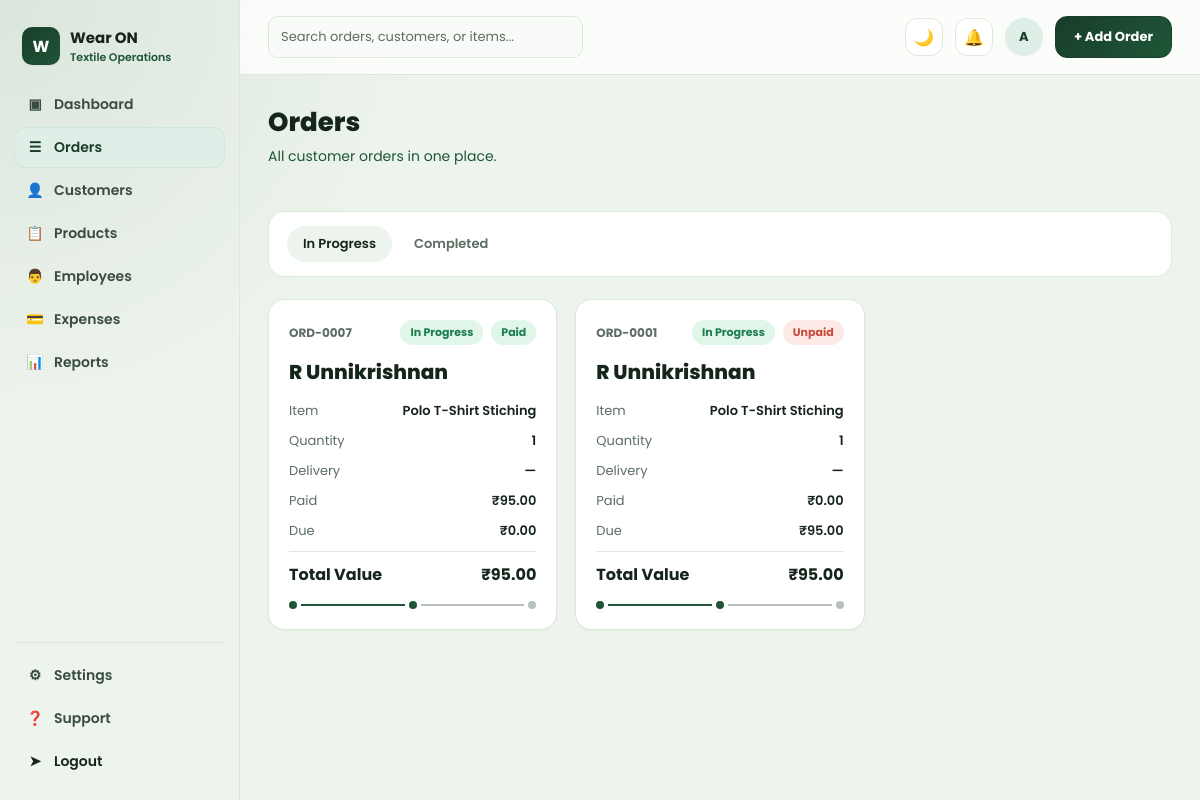
Screenshot of /orders/ (signed in) with the database file from the repository.
### orders/models.py (models this page shows, shortened)
class Order(models.Model):
    STATUS_PENDING = "pending"
    STATUS_IN_PROGRESS = "in_progress"
    STATUS_FINISHED = "finished"
    STATUS_CANCELLED = "cancelled"
    STATUS_CHOICES = [
        (STATUS_PENDING, "Pending"),
        (STATUS_IN_PROGRESS, "In Progress"),
        (STATUS_FINISHED, "Finished"),
        (STATUS_CANCELLED, "Cancelled"),
    ]
    PRIORITY_LOW = "low"
    PRIORITY_MEDIUM = "medium"
    PRIORITY_HIGH = "high"
    PRIORITY_CHOICES = [
        (PRIORITY_LOW, "Low"),
        (PRIORITY_MEDIUM, "Medium"),
        (PRIORITY_HIGH, "High"),
    ]
    PAYMENT_METHOD_BANK = "bank_transfer"
    PAYMENT_METHOD_CHECK = "check"
    PAYMENT_METHOD_CARD = "card"
    PAYMENT_METHOD_ONLINE = "online_payment"
    PAYMENT_METHOD_OTHER = "other"
    PAYMENT_METHOD_CHOICES = [
        ("", "Select payment method"),
        (PAYMENT_METHOD_BANK, "Bank Transfer"),
        (PAYMENT_METHOD_CHECK, "Check"),
        (PAYMENT_METHOD_CARD, "Card"),
        (PAYMENT_METHOD_ONLINE, "Online Payment"),
        (PAYMENT_METHOD_OTHER, "Other"),
    ]
    order_number = models.CharField(max_length=20, unique=True, editable=False)
    customer = models.ForeignKey(Customer, on_delete=models.CASCADE, related_name="orders")
    status = models.CharField(max_length=20, choices=STATUS_CHOICES, default=STATUS_IN_PROGRESS)
    is_paid = models.BooleanField(default=False)
    order_date = models.DateField(default=timezone.localdate)
    expected_delivery_date = models.DateField(null=True, blank=True)
    reference_number = models.CharField("Reference / PO Number", max_length=50, blank=True)
    shipping_address = models.TextField(blank=True, help_text="Leave blank to use customer address")
    assigned_tailor = models.CharField(max_length=100, blank=True)
    priority = models.CharField(max_length=10, choices=PRIORITY_CHOICES, default=PRIORITY_MEDIUM)
    discount_percent = models.DecimalField(max_digits=5, decimal_places=2, default=0)
    amount_paid = models.DecimalField(max_digits=10, decimal_places=2, default=Decimal("0.00"))
    payment_method = models.CharField(
        max_length=30,
        choices=PAYMENT_METHOD_CHOICES,
        blank=True,
        default="",
    )
    payment_method_details = models.CharField(max_length=255, blank=True)
    customer_notes = models.TextField(blank=True)
    created_at = models.DateTimeField(auto_now_add=True)
    updated_at = models.DateTimeField(auto_now=True)
    class Meta:
        ordering = ["-created_at"]
    @property
    def subtotal(self):
        total = sum((item.subtotal for item in self.items.all()), Decimal("0"))
        return total.quantize(Decimal("0.01"))
    @property
    def discount_amount(self):
        return (self.subtotal * self.discount_percent / Decimal("100")).quantize(Decimal("0.01"))
    @property
    def grand_total(self):
        return self.subtotal - self.discount_amount
    @property
    def amount_due(self):
        due = self.grand_total - self.amount_paid
        if due <= Decimal("0"):
            return Decimal("0.00")
        return due.quantize(Decimal("0.01"))
    @property
    def payment_status_label(self):
        if self.amount_paid >= self.grand_total and self.grand_total > Decimal("0"):
            return "Paid"
        if self.amount_paid > Decimal("0"):
            return "Partial"
        return "Unpaid"

class OrderItem(models.Model):
    order = models.ForeignKey(Order, on_delete=models.CASCADE, related_name="items")
    fabric = models.ForeignKey(
        Fabric, on_delete=models.SET_NULL, related_name="order_items", null=True, blank=True
    )
    item_name = models.CharField(max_length=150)
    description = models.CharField(max_length=255, blank=True)
    quantity = models.DecimalField(max_digits=10, decimal_places=2, default=1)
    unit_price = models.DecimalField("Rate", max_digits=10, decimal_places=2, default=0)
    @property
    def subtotal(self):
        return self.quantity * self.unit_price

class Customer(models.Model):
    name = models.CharField(max_length=150)
    company_name = models.CharField(max_length=150, blank=True)
    email = models.EmailField(blank=True)
    phone = models.CharField(max_length=20, blank=True)
    address = models.TextField(blank=True)
    created_at = models.DateTimeField(auto_now_add=True)
    class Meta:
        ordering = ["name"]

### orders/views.py (the view)
# urls.py: path("orders/", views.order_list, name="order-list"),
@login_required
def order_list(request):
    orders = Order.objects.select_related("customer").prefetch_related("items")
    status = request.GET.get("status", Order.STATUS_IN_PROGRESS)
    context = {
        "orders": _filter_by_status(orders, status),
        "active_status": status,
        "status_tabs": ORDER_STATUS_TABS,
    }
    return render(request, "orders/order_list.html", context)

### orders/views.py (called while the page is built)
def _filter_by_status(queryset, status):
    if status not in {Order.STATUS_IN_PROGRESS, Order.STATUS_FINISHED}:
        status = Order.STATUS_IN_PROGRESS
    if status == Order.STATUS_IN_PROGRESS:
        return queryset.filter(status__in=[Order.STATUS_IN_PROGRESS, Order.STATUS_PENDING])
    return queryset.filter(status=status)

### orders/templates/orders/order_list.html (shortened to what this page needs)
{% extends "base.html" %}
{% block content %}
<div class="page-head-row">
  <div>
    <h1 class="page-title">Orders</h1>
    <p class="page-sub">All customer orders in one place.</p>
  </div>
</div>
<div class="filter-bar">
  <div class="tabs">
    {% for code, label in status_tabs %}
      <a class="tab {% if active_status == code %}active{% endif %}" href="?status={{ code }}">{{ label }}</a>
    {% endfor %}
  </div>
</div>
<div class="order-grid">
  {% for order in orders %}
    {% include "orders/_order_card.html" %}
  {% empty %}
    <div class="empty-state">No orders match this filter.</div>
  {% endfor %}
</div>
{% endblock %}

### templates/base.html (shortened to what this page needs)
{% load static %}<!DOCTYPE html>
<html lang="en">
<head>
  <link rel="stylesheet" href="{% static 'css/style.css' %}">
</head>
<body>
  <div class="app">
    <aside class="sidebar">
      <div class="brand">
        <div class="brand-mark">W</div>
        <div>
          <div class="brand-name">Wear ON</div>
          <div class="brand-sub">Textile Operations</div>
        </div>
      </div>
      <ul class="nav">
        <li><a href="{% url 'dashboard' %}" class="{% if request.resolver_match.url_name == 'dashboard' %}active{% endif %}"><span class="icon">&#9635;</span> Dashboard</a></li>
        <li><a href="{% url 'order-list' %}" class="{% if request.resolver_match.url_name in 'order-list,order-detail,order-create,order-edit' %}active{% endif %}"><span class="icon">&#9776;</span> Orders</a></li>
        <li><a href="{% url 'customer-list' %}" class="{% if request.resolver_match.url_name in 'customer-list,customer-detail' %}active{% endif %}"><span class="icon">&#128100;</span> Customers</a></li>
        <li><a href="{% url 'product-list' %}" class="{% if request.resolver_match.url_name == 'product-list' %}active{% endif %}"><span class="icon">&#128203;</span> Products</a></li>
        <li><a href="{% url 'employee-list' %}" class=""><span class="icon">&#128104;</span> Employees</a></li>
        <li><a href="{% url 'expense-list' %}" class="{% if request.resolver_match.url_name in 'expense-list,order-expenses' %}active{% endif %}"><span class="icon">&#128179;</span> Expenses</a></li>
        <li><a href="{% url 'reports' %}" class="{% if request.resolver_match.url_name == 'reports' %}active{% endif %}"><span class="icon">&#128202;</span> Reports</a></li>
      </ul>
      <div class="sidebar-footer">
        <ul class="nav">
          <li><a href="{% url 'settings' %}"><span class="icon">&#9881;</span> Settings</a></li>
          <li><a href="{% url 'support' %}"><span class="icon">&#10067;</span> Support</a></li>
          {% if user.is_authenticated %}
          <li>
            <form method="post" action="{% url 'logout' %}">
              <button type="submit" class="nav a" style="width:100%; text-align:left; background:none; border:none; cursor:pointer; display:flex; align-items:center; gap:10px; padding:10px 12px; border-radius:10px; font-size:14px; font-weight:600; color:var(--green-900);">
                <span class="icon">&#10148;</span> Logout
              </button>
            </form>
          </li>
          {% endif %}
        </ul>
      </div>
    </aside>
    <div class="main">
      <div class="topbar">
        <input class="search-box" type="text" placeholder="Search orders, customers, or items...">
        <div class="topbar-actions">
          <button type="button" class="icon-btn" data-theme-toggle aria-label="Toggle dark mode" title="Toggle dark mode">☀️</button>
          <div class="icon-btn" aria-label="Notifications" title="Notifications">&#128276;</div>
          <div class="avatar">{{ user.username|default:"?"|first|upper }}</div>
          <a href="{% url 'order-create' %}" class="btn btn-primary">+ Add Order</a>
        </div>
      </div>
      <div class="content">
        {% block content %}{% endblock %}
      </div>
    </div>
  </div>
</body>
</html>

### orders/templates/orders/_order_card.html
{% load humanize %}
<div class="card order-card">
  <div class="order-card-top">
    <span class="order-id">{{ order.order_number }}</span>
    <div class="pill-row">
      <span class="pill pill-{{ order.status }}">{{ order.get_status_display }}</span>
      <span class="pill pill-{{ order.is_paid|yesno:"paid,unpaid" }}">{{ order.payment_status_label }}</span>
    </div>
  </div>
  <a href="{% url 'order-detail' order.pk %}" class="order-name">{{ order.customer.name }}</a>
  {% with first_item=order.items.first %}
  {% if first_item %}
  <div class="kv-row"><span class="k">Item</span><span class="v">{{ first_item.item_name }}</span></div>
  <div class="kv-row"><span class="k">Quantity</span><span class="v">{{ first_item.quantity|floatformat:0 }}</span></div>
  {% endif %}
  {% endwith %}
  <div class="kv-row"><span class="k">Delivery</span><span class="v">{{ order.expected_delivery_date|date:"d M Y"|default:"—" }}</span></div>
  <div class="kv-row"><span class="k">Paid</span><span class="v">&#8377;{{ order.amount_paid|intcomma }}</span></div>
  <div class="kv-row"><span class="k">Due</span><span class="v">&#8377;{{ order.amount_due|intcomma }}</span></div>
  <div class="order-total-row"><span>Total Value</span><span>&#8377;{{ order.grand_total|intcomma }}</span></div>
  <div class="progress-dots">
    {% if order.status == "finished" %}
      <span class="dot filled"></span><span class="dot-line filled"></span><span class="dot filled"></span><span class="dot-line filled"></span><span class="dot filled"></span>
    {% elif order.status == "in_progress" %}
      <span class="dot filled"></span><span class="dot-line filled"></span><span class="dot filled"></span><span class="dot-line"></span><span class="dot"></span>
    {% else %}
      <span class="dot filled"></span><span class="dot-line"></span><span class="dot"></span><span class="dot-line"></span><span class="dot"></span>
    {% endif %}
  </div>
</div>

### rows the page displays
Order: order_number "ORD-0007", status "In Progress", payment_status_label "Paid", customer.name "R Unnikrishnan", items.first.item_name "Polo T-Shirt Stiching", items.first.quantity "1", expected_delivery_date "—", amount_paid "95.00", amount_due "0.00", grand_total "95.00"
Order: order_number "ORD-0001", status "In Progress", payment_status_label "Unpaid", customer.name "R Unnikrishnan", items.first.item_name "Polo T-Shirt Stiching", items.first.quantity "1", expected_delivery_date "—", amount_paid "0.00", amount_due "95.00", grand_total "95.00"

### other values shown
{{ user.username|default:"?"|first|upper }} "A"
{{ label }} "In Progress" "Completed"
